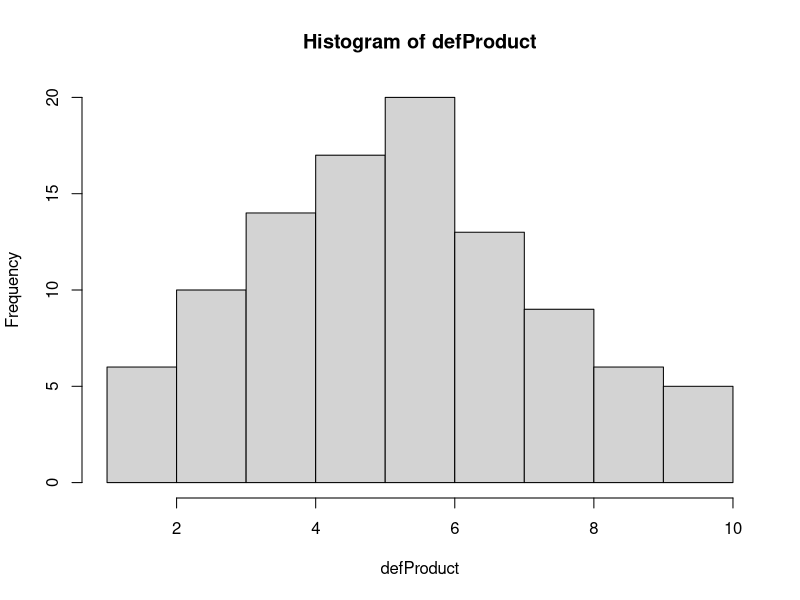
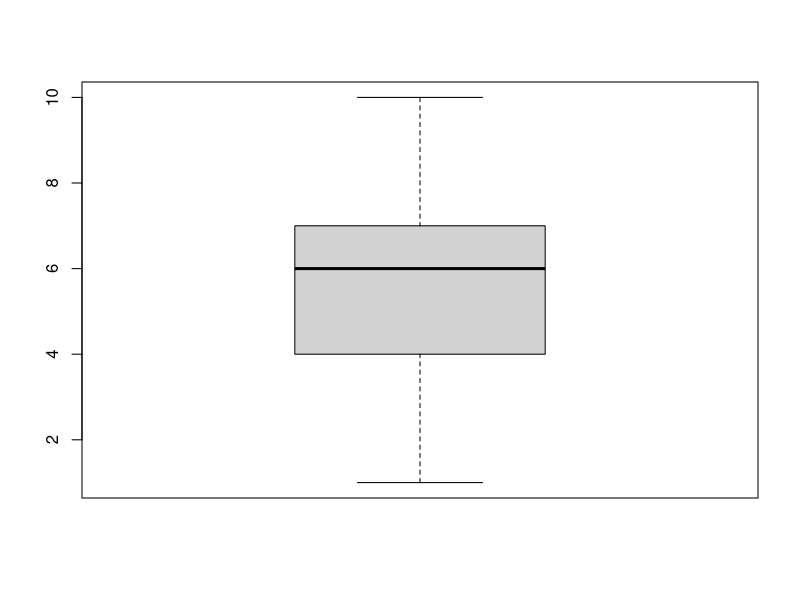

These figures' R source, in order: (Note: this script raises an error after producing the figures.)
defProduct <- c(
  4,5,7,4,5,6,2,8,4,3,7,8,5,5,6,6,9,5,4,7,4,7,7,8,10,
  10,7,3,5,9,6,9,6,5,7,5,6,4,3,4,8,1,5,4,5,2,6,6,8,1,
  6,8,4,4,10,5,3,8,6,4,6,10,3,4,2,6,5,3,8,7,8,5,5,3,7,
  10,6,4,7,7,4,6,3,6,3,5,9,9,5,6,3,6,9,6,5,6,7,6,2,7
) ## numbers of defective products, each one is diff batch which is size 50

productMean <- mean(defProduct)
productVariance <- var(defProduct)
productStandartDebiation <- sd(defProduct)
productMedian <- median(defProduct)
productMin <- min(defProduct)
productMax <- max(defProduct)
productQuartiles <- quantile(defProduct, prob = c(0.25, 0.5, 0.75))
summary(defProduct) ## test to be sure

hist(defProduct, freq = TRUE) ## 

boxplot(defProduct) ## there is no outliner data
## % ratio
overFiveDef <- length(defProduct[defProduct > 5]) / length(defProduct) * 100

##package for plotting
df <- data.frame(defProduct)
ggplot(df, aes(defProduct)) +
  geom_histogram(binwidth = 1, fill = "steelblue", color = "gray20", alpha = 1) +
  geom_freqpoly(binwidth = 1, linewidth = 1.2, color = "steelblue4") +
  labs(title = "Histogram + Frekans Poligonu", x = "Değer", y = "Frekans")

